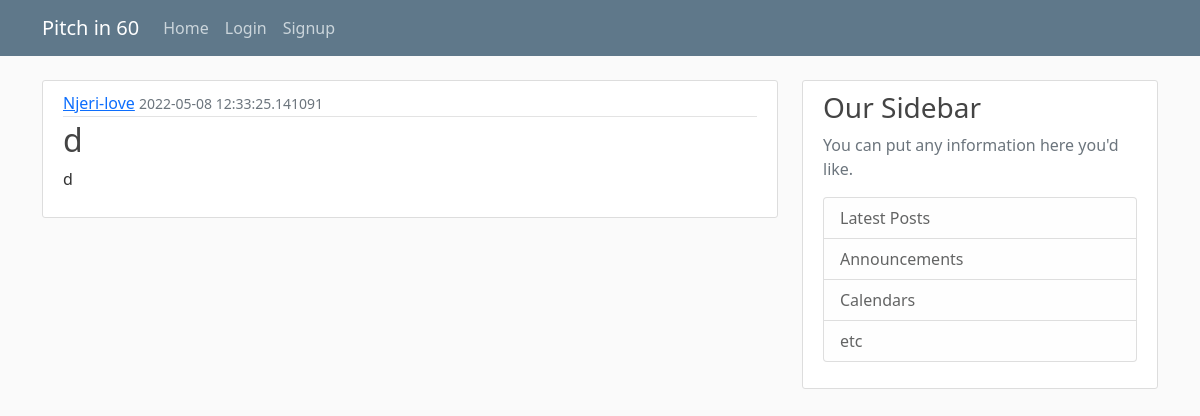
Before: /pitch/1 with the older database file.
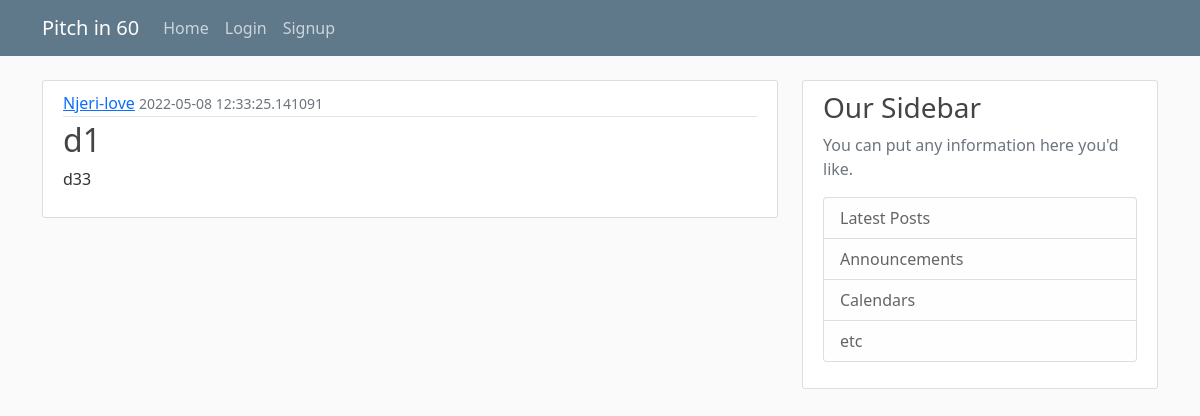
After: the same page with the newer database file.
### pitch/models.py (models this page shows, shortened)
class User(db.Model, UserMixin):
    id = db.Column(db.Integer, primary_key=True)
    username = db.Column(db.String(20), unique=True, nullable=False)
    email = db.Column(db.String(120), unique=True, nullable=False)
    image_file = db.Column(db.String(20), nullable=False, default='default.png')
    password = db.Column(db.String(60), nullable=False)
    pitches = db.relationship('Pitch', backref='author', lazy=True)

class Pitch(db.Model):
    id = db.Column(db.Integer, primary_key=True)
    title = db.Column(db.String(100), nullable=False)
    date_posted = db.Column(db.DateTime, nullable=False, default=datetime.utcnow)
    content = db.Column(db.Text, nullable=False)
    user_id = db.Column(db.Integer, db.ForeignKey('user.id'), nullable=False)

### pitch/routes.py (the view)
@app.route("/pitch/<int:pitch_id>")
def pitch(pitch_id):
    pitch = Pitch.query.get(pitch_id)
    return render_template("pitch.html", title="New pitch", pitch = pitch)

### pitch/templates/pitch.html (shortened to what this page needs)
{% extends "layout.html" %}
{% block content %}
        <article class="media content-section">
          <div class="media-body">
            <div class="article-metadata">
              <a class="mr-2" href="#">{{ pitch.author.username }}</a>
              <small class="text-muted">{{ pitch.date_posted }}</small>
            </div>
            <h2>{{ pitch.title}}</h2>
            <p class="article-content">{{ pitch.content }}</p>
          </div>
        </article>
{% endblock content%}

### pitch/templates/layout.html (shortened to what this page needs)
<!DOCTYPE html>
<html lang="en">
<head>
    <link href="https://cdn.jsdelivr.net/npm/bootstrap@5.0.2/dist/css/bootstrap.min.css" rel="stylesheet">
    <link rel="stylesheet" href="{{url_for('static', filename='styles.css')}}">
</head>
<body>
    <header class="site-header">
        <nav class="navbar navbar-expand-md navbar-dark bg-steel fixed-top">
          <div class="container">
            <a class="navbar-brand mr-4" href="{{url_for('index')}}">Pitch in 60</a>
            <div class="collapse navbar-collapse" id="navbarToggle">
              <div class="navbar-nav mr-auto">
                <a class="nav-item nav-link" href="{{url_for('index')}}">Home</a>
              </div>
              <div class="navbar-nav">
                {% if current_user.is_authenticated %}
                <a class="nav-item nav-link" href="{{url_for('new_pitch')}}"> New pitch </a>
                  <a class="nav-item nav-link" href="{{url_for('account')}}"> Hi {{ current_user.username }} </a>
                  <a class="nav-item nav-link" href="{{url_for('logout')}}">Logout</a>
                {% else %}
                  <a class="nav-item nav-link" href="{{url_for('login')}}">Login</a>
                  <a class="nav-item nav-link" href="{{url_for('signup')}}">Signup</a>
                {% endif %}
              </div>
            </div>
          </div>
        </nav>
      </header>
      <main role="main" class="container">
        <div class="row">
          <div class="col-md-8">
            {% block content %}{% endblock %}
          </div>
          <div class="col-md-4">
            <div class="content-section">
              <h3>Our Sidebar</h3>
              <p class='text-muted'>You can put any information here you'd like.
                <ul class="list-group">
                  <li class="list-group-item list-group-item-light">Latest Posts</li>
                  <li class="list-group-item list-group-item-light">Announcements</li>
                  <li class="list-group-item list-group-item-light">Calendars</li>
                  <li class="list-group-item list-group-item-light">etc</li>
                </ul>
              </p>
            </div>
          </div>
        </div>
      </main>
</body>
</html>

### pitch/static/styles.css (style rules this page uses)
body { background: #fafafa; color: #333333; margin-top: 5rem; }
h1, h2, h3, h4, h5, h6 { color: #444444; }
.bg-steel { background-color: #5f788a; }
.site-header .navbar-nav .nav-link { color: #cbd5db; }
.content-section { background: #ffffff; padding: 10px 20px; border: 1px solid #dddddd; border-radius: 3px; margin-bottom: 20px; }
.article-content { white-space: pre-line; }
.article-metadata { padding-bottom: 1px; margin-bottom: 4px; border-bottom: 1px solid #e3e3e3 }

Changed rows visible on the page:
changed Pitch: title "d" → "d1"; content "d" → "d33"
